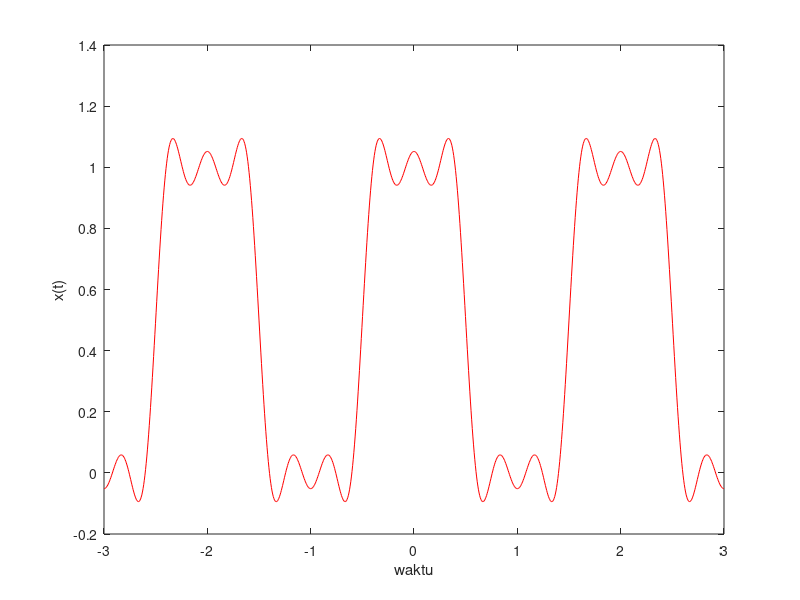

This figure's MATLAB source:
clear all;
clc;
t=-3:6/1000:3;
N=input('Jumlah Sinyal :');
c0=0.5;
w0=pi;
xN=c0*ones(1,length(t));
for n=1:2:N
    theta=((-1)^((n-1)/2)-1)*pi/2;
    xN=xN+2/n/pi*cos(n*w0*t+theta);

end

plot(t,xN, '-r')
xlabel('waktu')
ylabel('x(t)')
